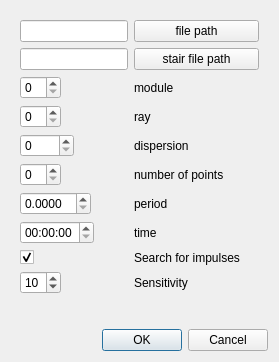
<?xml version="1.0" encoding="UTF-8"?>
<ui version="4.0">
 <class>FlowDetecter</class>
 <widget class="QDialog" name="FlowDetecter">
  <property name="geometry">
   <rect>
    <x>0</x>
    <y>0</y>
    <width>279</width>
    <height>362</height>
   </rect>
  </property>
  <property name="windowTitle">
   <string>Dialog</string>
  </property>
  <layout class="QVBoxLayout" name="verticalLayout">
   <item>
    <widget class="QWidget" name="widget" native="true">
     <layout class="QFormLayout" name="formLayout">
      <item row="0" column="0">
       <widget class="QLineEdit" name="file"/>
      </item>
      <item row="0" column="1">
       <widget class="QPushButton" name="fileButton">
        <property name="text">
         <string>file path</string>
        </property>
       </widget>
      </item>
      <item row="1" column="0">
       <widget class="QLineEdit" name="stairFile"/>
      </item>
      <item row="1" column="1">
       <widget class="QPushButton" name="stairButton">
        <property name="text">
         <string>stair file path</string>
        </property>
       </widget>
      </item>
      <item row="4" column="0">
       <widget class="QSpinBox" name="dispersion">
        <property name="maximum">
         <number>1000</number>
        </property>
       </widget>
      </item>
      <item row="4" column="1">
       <widget class="QLabel" name="label">
        <property name="text">
         <string>dispersion</string>
        </property>
       </widget>
      </item>
      <item row="2" column="0">
       <widget class="QSpinBox" name="module"/>
      </item>
      <item row="2" column="1">
       <widget class="QLabel" name="label_2">
        <property name="text">
         <string>module</string>
        </property>
       </widget>
      </item>
      <item row="3" column="0">
       <widget class="QSpinBox" name="ray"/>
      </item>
      <item row="3" column="1">
       <widget class="QLabel" name="label_3">
        <property name="text">
         <string>ray</string>
        </property>
       </widget>
      </item>
      <item row="6" column="0">
       <widget class="QDoubleSpinBox" name="period">
        <property name="decimals">
         <number>4</number>
        </property>
       </widget>
      </item>
      <item row="6" column="1">
       <widget class="QLabel" name="label_4">
        <property name="text">
         <string>period</string>
        </property>
       </widget>
      </item>
      <item row="8" column="0">
       <widget class="QTimeEdit" name="timeEdit">
        <property name="displayFormat">
         <string>HH:mm:ss</string>
        </property>
       </widget>
      </item>
      <item row="8" column="1">
       <widget class="QLabel" name="label_5">
        <property name="text">
         <string>time</string>
        </property>
       </widget>
      </item>
      <item row="5" column="0">
       <widget class="QSpinBox" name="point"/>
      </item>
      <item row="5" column="1">
       <widget class="QLabel" name="label_6">
        <property name="text">
         <string>number of points</string>
        </property>
       </widget>
      </item>
      <item row="9" column="0">
       <widget class="QCheckBox" name="impulses">
        <property name="text">
         <string/>
        </property>
        <property name="checked">
         <bool>true</bool>
        </property>
       </widget>
      </item>
      <item row="9" column="1">
       <widget class="QLabel" name="label_7">
        <property name="text">
         <string>Search for impulses</string>
        </property>
       </widget>
      </item>
      <item row="10" column="0">
       <widget class="QSpinBox" name="impulseSensitivity">
        <property name="value">
         <number>10</number>
        </property>
       </widget>
      </item>
      <item row="10" column="1">
       <widget class="QLabel" name="label_8">
        <property name="text">
         <string>Sensitivity</string>
        </property>
       </widget>
      </item>
     </layout>
    </widget>
   </item>
   <item>
    <widget class="QDialogButtonBox" name="buttonBox">
     <property name="orientation">
      <enum>Qt::Horizontal</enum>
     </property>
     <property name="standardButtons">
      <set>QDialogButtonBox::Cancel|QDialogButtonBox::Ok</set>
     </property>
    </widget>
   </item>
  </layout>
 </widget>
 <resources/>
 <connections>
  <connection>
   <sender>buttonBox</sender>
   <signal>accepted()</signal>
   <receiver>FlowDetecter</receiver>
   <slot>accept()</slot>
   <hints>
    <hint type="sourcelabel">
     <x>248</x>
     <y>254</y>
    </hint>
    <hint type="destinationlabel">
     <x>157</x>
     <y>274</y>
    </hint>
   </hints>
  </connection>
  <connection>
   <sender>buttonBox</sender>
   <signal>rejected()</signal>
   <receiver>FlowDetecter</receiver>
   <slot>reject()</slot>
   <hints>
    <hint type="sourcelabel">
     <x>316</x>
     <y>260</y>
    </hint>
    <hint type="destinationlabel">
     <x>286</x>
     <y>274</y>
    </hint>
   </hints>
  </connection>
 </connections>
</ui>
